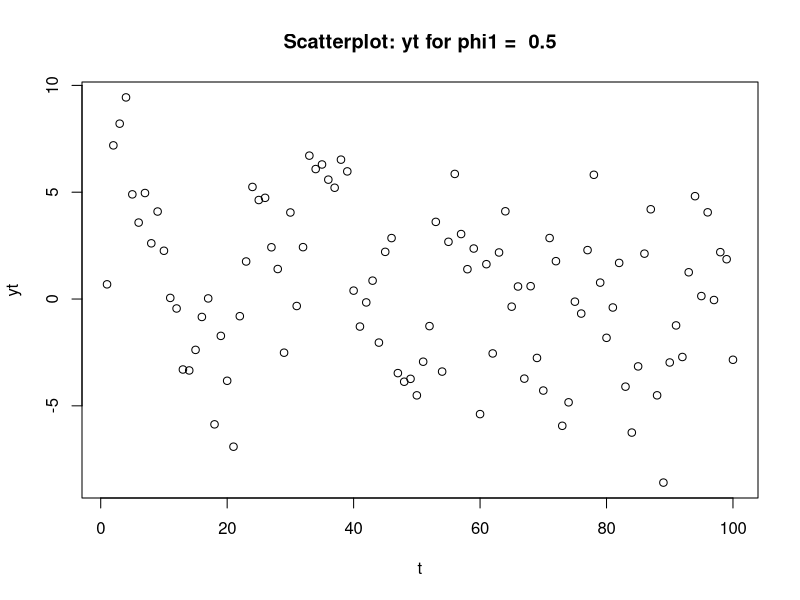
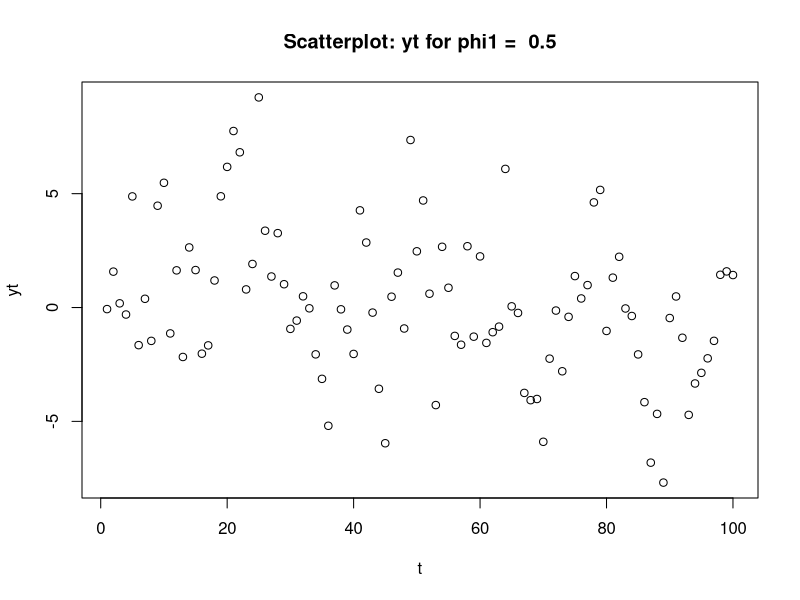
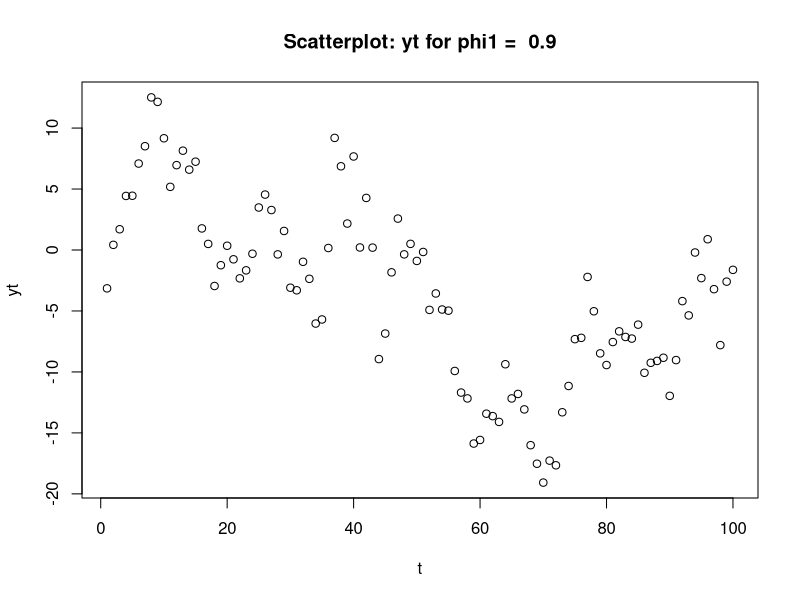
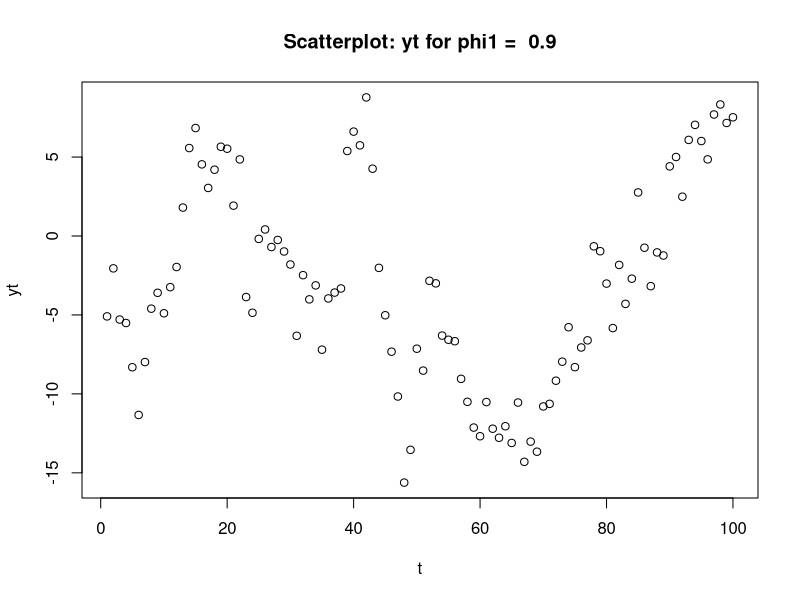
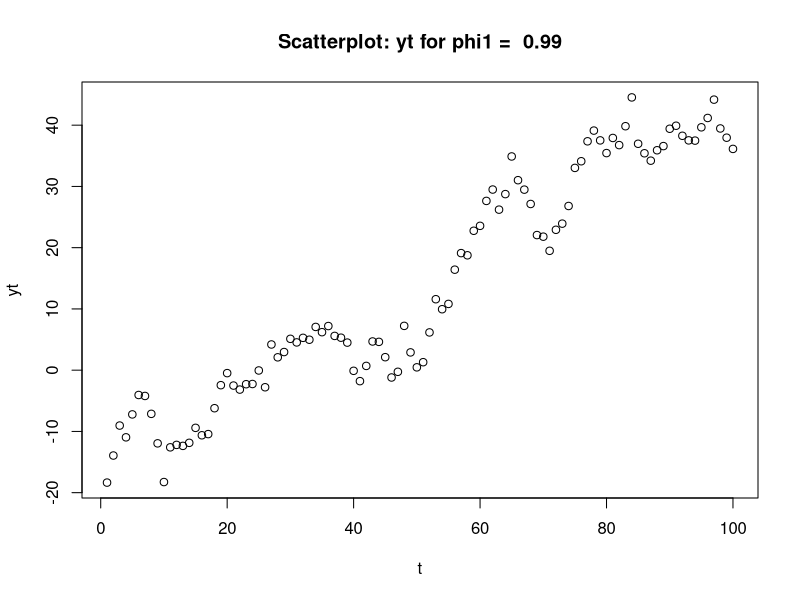
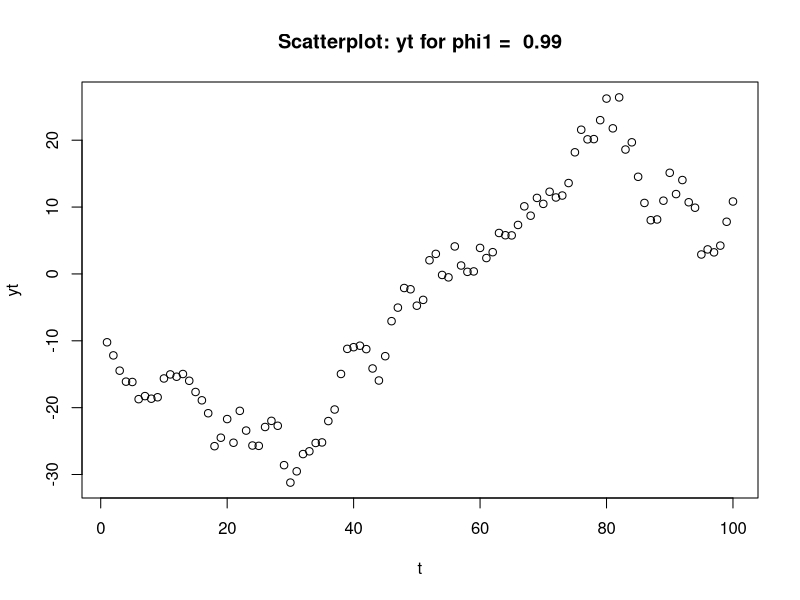
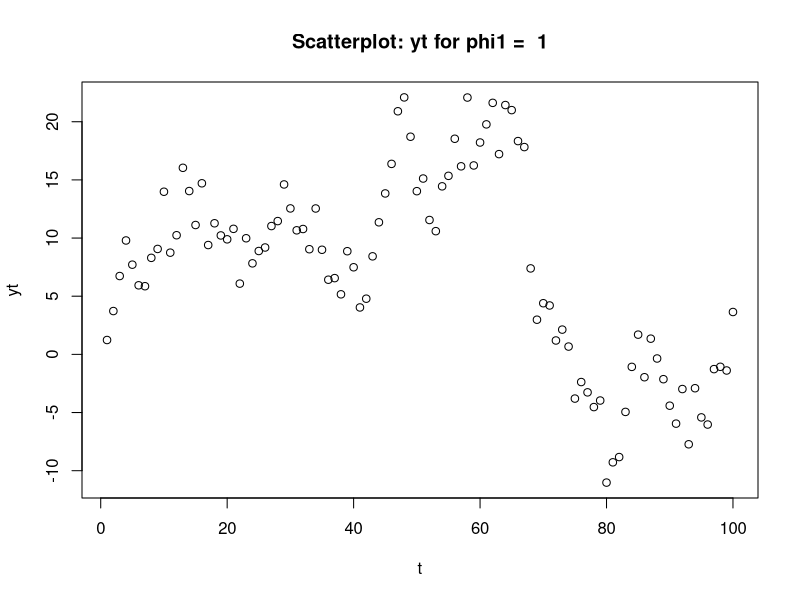
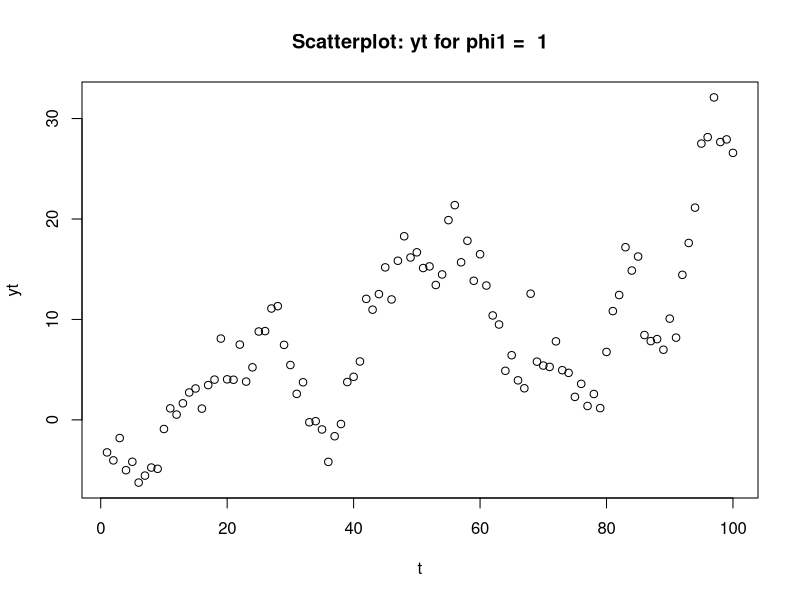

The R script that drew these images, in order: (Note: this script raises an error after producing the figures.)
library(dplyr)

###-----Data Generating Process (DGP)---------------------------------

aplha = 0
beta = 0
phi2 = 0
mean_e = 0
sigma_e =  3

y0 = 0 #only if phi1=1
phi <- c(0.5, 0.9, 0.99, 1) #use phi1=phi for each cases

###---- OLS - ordinary least square estimaion ------------------------

ols <- function(depvar, indvar, res = NULL){
  y <- as.matrix(depvar)
  x <- cbind(1, indvar)
  
  beta <- (solve(t(x) %*% x)) %*% (t(x) %*% y) #compute ols estimates
  
  # st. error of beta_ols
  res_ols  <- data.frame(res = y - x %*% beta) 
  library(dplyr)
  res_ols <- res_ols %>% 
    dplyr::mutate(res_lag1 = lag(res))
  
  sigma_e2_ols <- sum(res_ols$res ^ 2)/(nrow(y) - ncol(x)) # df = n - k
  
  var_cov_ols <- sigma_e2_ols * (solve(t(x) %*% x))
  beta <- data.frame(parameter = c("Intercept", "Slope"), 
                     coefficient = beta, 
                     st.error = c(sqrt(var_cov_ols[1,1]), 
                                  sqrt(var_cov_ols[2,2]))) 
  
  # T-statistic for null hypothesis beta = 0
  beta <- beta %>%
    dplyr::mutate(t_stat = (coefficient/st.error))
  
  # Compile results for output
  
  ifelse(res == FALSE, 
         result <- list(estimates = beta, 
                        sigma_e2_ols = sigma_e2_ols),
         result <- list(estimates = beta, 
                        sigma_e2_ols = sigma_e2_ols, 
                        residuals_ols = res_ols))
  return(result)
}

###---- MLE - maximum likelihood estimation --------------------------

## Define Log-likelihood function

# Arguments: theta - vector of parameters as specied below
#               theta = (phi1_mle, alpha_mle, beta_mle, sigma_e_mle)

#            data - data.frame with dependant and independant vars 
#                 and their first lags (see DGP above)

loglikelihood <- function(theta, data){ 
  
  y <- data$y # vector of regressand/dependant variable
  ylag1 <- data$ylag1[-1] # first lag of y
  x <- cbind(data$i, data$t) # regressors i = column of 1s, t = trend variable
  xlag <- cbind(data$ilag1[-1], data$tlag1[-1]) # first lag of regressors
  
  # parameters
  phi1_mle <- (exp(theta[1]) - 1) / (exp(theta[1]) + 1)
  beta_mle <- theta[2:3]
  sigma_e2_mle <- (exp(theta[4]/2)) ^ 2 #transformed variance of epsilon
  
  # loglikelihood function of y with AR(1) errors and normal iid 
  # innovations epsilon (negative of loglikelihood for maximisation)
  u <- y - x %*% beta_mle
  ulag1 <- ylag1 - xlag %*% beta_mle
  
  - (- T/2*log(2 * pi) - T/2 * log(sigma_e2_mle) + 
       1/2 * log(1 - phi1_mle ^ 2) - 1/(2 * sigma_e2_mle) * (
         (1 - phi1_mle ^ 2) * (u[1]) ^ 2 + sum(
           (u[-1] - phi1_mle * (ulag1)) ^ 2)
       )
  )
}


mle <- function(loglikelihood, data, ols_est){
  
  ## Use OLS for initial conditions
  theta <- c(ols_est$phi1_ols$coefficient, ols_est$beta_ols$coefficient, 
             ols_est$sigma_e2_ols)
  
  ## Optimisation [using ols estimates as initial conditions]
  mle <- optim(par = theta, 
               fn = loglikelihood, data = data, 
               method = "BFGS")
  
  r_theta <- matrix(
    c(2 * exp(mle$par[1])/(exp(mle$par[1]) + 1) ^ 2, rep(0,4), 1, 
    rep(0,4), 1, rep(0,4), exp(mle$par[4])), 4, 4
  )
  
  library(numDeriv)
  hessian <- hessian(func = loglikelihood, x = mle$par, data = data)
  
  # covariance matrix using delta method
  var_mle <- r_theta %*% solve(hessian)  %*% t(r_theta)
  
  #Storing the results and transforming phi1 and sigma_e2 from theta
  
  result = list(beta_mle = data.frame(
    parameter = c("Intercept","Slope"), coefficient = mle$par[2:3], 
    st.error = c(sqrt(var_mle[2,2]),sqrt(var_mle[3,3])), 
    t_stat = c(mle$par[2]/sqrt(var_mle[2,2]), 
               mle$par[3]/sqrt(var_mle[3,3]))), 
    phi1_mle = data.frame(parameter = "Slope", 
                          coefficient = (exp(mle$par[1]) - 1)/
                            (exp(mle$par[1]) + 1), 
                          st.error = sqrt(var_mle[1,1]), 
                          t_stat = mle$par[1]/sqrt(var_mle[1,1])), 
    sigma_e2_mle = (exp(mle$par[4]/2)) ^ 2)
  
  return(result)
  
}

###----SIMULATION-----------------------------------------------------

# R = No. of replications and T = sample size

simulation <- function(R, T){

  phi <- c(0.5, 0.9, 0.99, 1) #use phi1=phi for each cases
  
  # declaring lists for output
  null <- data.frame(phi1 = rep(0,R), st.error = rep(0,R), 
                     t_stat = rep(0,R))
  
  phi1_ols_sim <- list(phi1=null, phi2=null, phi3=null, phi4=null)
  names(phi1_ols_sim) <- paste0("phi_", phi[1:4])
  
  alpha_mle_sim <- list(phi1=null, phi2=null, phi3=null, phi4=null)
  names(alpha_mle_sim) <- paste0("phi_", phi[1:4])
  
  beta_mle_sim <- list(phi1=null, phi2=null, phi3=null, phi4=null)
  names(beta_mle_sim) <- paste0("phi_", phi[1:4])
  
  phi1_mle_sim <- list(phi1=null, phi2=null, phi3=null, phi4=null)
  names(phi1_mle_sim) <- paste0("phi_", phi[1:4])
  
  # Simulation
  
  for (i in 1:4){
    
    phi1 <- phi[i] # defining value of phi1
  
    for (r in 1:R){
      
      ## Replications of data
      data <- data.frame(epsilon = rnorm(T, mean = mean_e, 
                                         sd = sigma_e), 
                         i = rep(1,T), t = 1:T)
      
      y <- NULL
      
      for (t in 1:T) {
        ifelse(t == 1,
               ifelse(abs(phi1) < 1, 
                      y[t] <- rnorm(1, mean = 0, 
                                    sd = sqrt((sigma_e^2)/(1-phi1^2))),
                      y[t] <- c(phi1 * y0 + data$epsilon[t])),
               y[t] <- c(phi1 * y[as.numeric(t - 1)] + data$epsilon[t]))
      }
      
      data <- data.frame(data, y)
      
      # calcuating first lags of dependant and independant variables
      
      data <- data %>% 
        dplyr::mutate(ilag1 = lag(i), tlag1 = lag(t), ylag1 = lag(y))
      
      ## OLS
      ols_est <- ols(data$y, data$t, res = TRUE)
      phi1_ols <- ols(ols_est$residuals_ols$res[-1], 
                      ols_est$residuals_ols$res_lag1[-1], res = FALSE)
      ols_est <- list(beta_ols = ols_est$estimates, 
                      phi1_ols = phi1_ols$estimates[2,], 
                      sigma_e2_ols = ols_est$sigma_e2_ols)
      
      # Saving OLS estimate of phi1 for this replication
      
      phi1_ols_sim[[i]]$phi1[r] <- phi1_ols$estimates$coefficient[2] 
      phi1_ols_sim[[i]]$st.error[r] <- phi1_ols$estimates$st.error[2]
      phi1_ols_sim[[i]]$t_stat[r] <- phi1_ols$estimates$t_stat[2]
      
      
      ## MLE
      mle_est <- mle(loglikelihood = loglikelihood, data = data, 
                     ols_est = ols_est)
      
      # Saving MLE estimate of alpha
      alpha_mle_sim[[i]]$phi1[r] <- mle_est$beta_mle$coefficient[1] 
      alpha_mle_sim[[i]]$st.error[r] <- mle_est$beta_mle$st.error[1]
      alpha_mle_sim[[i]]$t_stat[r] <- mle_est$beta_mle$t_stat[1]
      
      # Saving MLE estimate of beta
      beta_mle_sim[[i]]$phi1[r] <- mle_est$beta_mle$coefficient[2] 
      beta_mle_sim[[i]]$st.error[r] <- mle_est$beta_mle$st.error[2]
      beta_mle_sim[[i]]$t_stat[r] <- mle_est$beta_mle$t_stat[2]
      
      # Saving MLE estimate of phi
      phi1_mle_sim[[i]]$phi1[r] <- mle_est$phi1_mle$coefficient[1] 
      phi1_mle_sim[[i]]$st.error[r] <- mle_est$phi1_mle$st.error[1]
      phi1_mle_sim[[i]]$t_stat[r] <- mle_est$phi1_mle$t_stat[1]
      
    }
  }
  
  return(list(phi1_ols_sim = phi1_ols_sim, 
              alpha_mle_sim = alpha_mle_sim, 
              beta_mle_sim = beta_mle_sim, 
              phi1_mle_sim = phi1_mle_sim))
}

###---- Sample  200: tables & graphs ---------------------------
# 3.2.1

T = 100

phi1_ols_3.2 <- data.frame(Phi_1 = rep(0,4), coefficient = rep(0,4), 
                           st.dev = rep(0,4), t_stat = rep(0,4))
phi1_mle_3.2 <- data.frame(Phi_1 = rep(0,4), coefficient = rep(0,4), 
                           st.dev = rep(0,4), t_stat = rep(0,4))
alpha_mle_3.2 <- data.frame(Phi_1 = rep(0,4), coefficient = rep(0,4), 
                           st.dev = rep(0,4), t_stat = rep(0,4))
beta_mle_3.2 <- data.frame(Phi_1 = rep(0,4), coefficient = rep(0,4), 
                           st.dev = rep(0,4), t_stat = rep(0,4))

for (i in 1:4){
  
  phi1 <- phi[i] # defining value of phi1
  
  for (r in 1:2){
    
    ## Replications of data
    data <- data.frame(epsilon = rnorm(T, mean = mean_e, 
                                       sd = sigma_e), 
                       i = rep(1,T), t = 1:T)
    
    y <- NULL
    
    for (t in 1:T) {
      ifelse(t == 1,
             ifelse(abs(phi1) < 1, 
                    y[t] <- rnorm(1, mean = 0, 
                                  sd = sqrt((sigma_e^2)/(1-phi1^2))),
                    y[t] <- c(phi1 * y0 + data$epsilon[t])),
             y[t] <- c(phi1 * y[as.numeric(t - 1)] + data$epsilon[t]))
    }
    
    data <- data.frame(data, y)
    
    # calcuating first lags of dependant and independant variables
    
    data <- data %>% 
      dplyr::mutate(ilag1 = lag(i), tlag1 = lag(t), ylag1 = lag(y))
    
    mypath <- file.path(paste("yt_r_", r, "_phi1_", phi[i],".jpeg", sep = ""))
    jpeg(file = mypath)
    plot(data$t, data$y, xlab = "t", ylab = "yt",
         main = paste("Scatterplot: yt for phi1 = ", phi[i]))
    dev.off()
    
    # 3.2.2
    
    # OLS estimation using or function
    ols_est <- ols(depvar = data$y, indvar = data$t, res = TRUE)
    phi1_ols <- ols(depvar = ols_est$residuals_ols$res[-1], 
                    indvar = ols_est$residuals_ols$res_lag1[-1], 
                    res = FALSE)
    ols_est <- list(beta_ols = ols_est$estimates, 
                    phi1_ols = phi1_ols$estimates[2,], 
                    sigma_e2_ols = ols_est$sigma_e2_ols)
    
    # MLE estimation using our function
    mle_est <- mle(loglikelihood = loglikelihood, data = data, 
                   ols_est = ols_est)
  }
  
  # Saving the results for second replication
  phi1_ols_3.2[i,] <- c(paste("Phi1 = ", phi[i]),
                        round(phi1_ols$estimates$coefficient[2], 4), 
                        round(phi1_ols$estimates$st.error[2], 4), 
                        round(phi1_ols$estimates$t_stat[2], 4))
  phi1_mle_3.2[i,] <- c(paste("Phi1 = ", phi[i]),
                        round(mle_est$phi1_mle$coefficient[1], 4), 
                        round(mle_est$phi1_mle$st.error[1], 4), 
                        round(mle_est$phi1_mle$t_stat[1], 4))
  alpha_mle_3.2[i,] <- c(paste("Phi1 = ", phi[i]),
                         round(mle_est$beta_mle$coefficient[1], 4), 
                         round(mle_est$beta_mle$st.error[1], 4), 
                         round(mle_est$beta_mle$t_stat[1], 4))
  beta_mle_3.2[i,] <- c(paste("Phi1 = ", phi[i]),
                        round(mle_est$beta_mle$coefficient[2], 4), 
                        round(mle_est$beta_mle$st.error[2], 4), 
                        round(mle_est$beta_mle$t_stat[2], 4))
  
}

# 3.2.3

#sim_results_T_200 <- simulation(R = 500, T = 200)
#Results have been saved use load("simulation_results.RData") to load

# Tables

# SUMMARY STATISTICS PHI 1 OLS ESTIMATE
summary_phi1_ols <- data.frame(Phi_1 = rep(0,4), 
                               Mean = rep(0,4), 
                               St.dev = rep(0,4), 
                               Mean_Bias = rep(0,4),
                               RMSE = rep(0.4),
                               Quantile_5 = rep(0,4), 
                               Median = rep(0,4), 
                               Quantile_95 = rep(0,4))

for (i in 1:4){

  summary_phi1_ols[i,] <- c(paste("Phi1 = ", phi[i]), 
                            round(mean(sim_results_T_200$
                                         phi1_ols_sim[[i]]$phi1), 4), 
                            round(sd(sim_results_T_200$
                                       phi1_ols_sim[[i]]$phi1), 4),
                            round(mean(sim_results_T_200$
                                         phi1_ols_sim[[i]]$phi1 - 
                                         phi[i]), 4),
                            round(sqrt(mean((sim_results_T_200$
                                               phi1_ols_sim[[i]]$phi1 - 
                                               phi[i]) ^ 2)), 4),
                            round(quantile(sim_results_T_200$
                                             phi1_ols_sim[[i]]$phi1, 
                                           0.05), 4),
                            round(median(sim_results_T_200$
                                           phi1_ols_sim[[i]]$phi1), 4),
                            round(quantile(sim_results_T_200$
                                             phi1_ols_sim[[i]]$phi1, 
                                           0.95), 4))
}

# SUMMARY STATISTICS PHI 1 MLE ESTIMATE

summary_phi1_mle <- data.frame(Phi_1 = rep(0,4), Mean = rep(0,4), 
                               St.dev = rep(0,4), 
                               Mean_Bias = rep(0,4),
                               RMSE = rep(0.4),
                               Quantile_5 = rep(0,4), 
                               Median = rep(0,4), 
                               Quantile_95 = rep(0,4))

for (i in 1:4){
  
  summary_phi1_mle[i,] <- c(paste("Phi1 = ", phi[i]), 
                            round(mean(sim_results_T_200$
                                         phi1_mle_sim[[i]]$phi1), 4), 
                            round(sd(sim_results_T_200$
                                       phi1_mle_sim[[i]]$phi1), 4),
                            round(mean(sim_results_T_200$
                                         phi1_mle_sim[[i]]$phi1 - 
                                         phi[i]), 4),
                            round(sqrt(mean((sim_results_T_200$
                                               phi1_mle_sim[[i]]$phi1 - 
                                               phi[i]) ^ 2)), 4),
                            round(quantile(sim_results_T_200$
                                             phi1_mle_sim[[i]]$phi1, 
                                           0.05), 4),
                            round(median(sim_results_T_200$
                                           phi1_mle_sim[[i]]$phi1), 4),
                            round(quantile(sim_results_T_200$
                                             phi1_mle_sim[[i]]$phi1, 
                                           0.95), 4))
}

# SUMMARY STATISTICS ALPHA MLE ESTIMATE
summary_alpha_mle <- data.frame(Phi_1 = rep(0,4), Mean = rep(0,4), 
                                St.dev = rep(0,4), 
                                Mean_Bias = rep(0,4),
                                RMSE = rep(0.4),
                                Quantile_5 = rep(0,4), 
                                Median = rep(0,4), 
                                Quantile_95 = rep(0,4))

for (i in 1:4){
  
  summary_alpha_mle[i,] <- c(paste("Phi1 = ", phi[i]), 
                            round(mean(sim_results_T_200$
                                         alpha_mle_sim[[i]]$phi1), 4), 
                            round(sd(sim_results_T_200$
                                       alpha_mle_sim[[i]]$phi1), 4),
                            round(mean(sim_results_T_200$
                                         alpha_mle_sim[[i]]$phi1 - 
                                         phi[i]), 4),
                            round(sqrt(mean((sim_results_T_200$
                                               alpha_mle_sim[[i]]$phi1 - 
                                               phi[i]) ^ 2)), 4),
                            round(quantile(sim_results_T_200$
                                             alpha_mle_sim[[i]]$phi1, 
                                           0.05), 4),
                            round(median(sim_results_T_200$
                                           alpha_mle_sim[[i]]$phi1), 4),
                            round(quantile(sim_results_T_200$
                                             alpha_mle_sim[[i]]$phi1, 
                                           0.95), 4))
}

# SUMMARY STATISTICS BETA MLE ESTIMATE
summary_beta_mle <- data.frame(Phi_1 = rep(0,4), Mean = rep(0,4), 
                               St.dev = rep(0,4), 
                               Mean_Bias = rep(0,4),
                               RMSE = rep(0.4),
                               Quantile_5 = rep(0,4), 
                               Median = rep(0,4), 
                               Quantile_95 = rep(0,4))

for (i in 1:4){
  
  summary_beta_mle[i,] <- c(paste("Phi1 = ", phi[i]), 
                             round(mean(sim_results_T_200$
                                          beta_mle_sim[[i]]$phi1), 4), 
                             round(sd(sim_results_T_200$
                                        beta_mle_sim[[i]]$phi1), 4),
                            round(mean(sim_results_T_200$
                                         beta_mle_sim[[i]]$phi1 - 
                                         phi[i]), 4),
                            round(sqrt(mean((sim_results_T_200$
                                               beta_mle_sim[[i]]$phi1 - 
                                               phi[i]) ^ 2)), 4),
                            round(quantile(sim_results_T_200$
                                             beta_mle_sim[[i]]$phi1, 
                                           0.05), 4),
                            round(median(sim_results_T_200$
                                           beta_mle_sim[[i]]$phi1), 4),
                            round(quantile(sim_results_T_200$
                                             beta_mle_sim[[i]]$phi1, 
                                           0.95), 4))
}


###---- Graphs ---------------------------

## Generating and saving the plots for T = 200

plot(density(sim_results_T_200$alpha_mle_sim$phi_0.5$phi1), 
     type='l',
     col='red', 
     main="ML estimate of alpha")

#add phi values to graph names or combine graphs
# add xlab="X label", ylab="Y label" for labels

jpeg('alpha_mle_for_phi0.5.jpg')
plot(density(sim_results_T_200$alpha_mle_sim$phi_0.5$phi1))
jpeg('beta_mle_for_phi0.5.jpg')
plot(density(sim_results_T_200$beta_mle_sim$phi_0.5$phi1))
jpeg('phi1_mle_for_phi0.5.jpg')
plot(density(sim_results_T_200$phi1_mle_sim$phi_0.5$phi1))
jpeg('phi1_ols_for_phi0.5.jpg')
plot(density(sim_results_T_200$phi1_ols_sim$phi_0.5$phi1))

jpeg('alpha_mle_for_phi0.9.jpg')
plot(density(sim_results_T_200$alpha_mle_sim$phi_0.9$phi1))
jpeg('beta_mle_for_phi0.9.jpg')
plot(density(sim_results_T_200$beta_mle_sim$phi_0.9$phi1))
jpeg('phi1_mle_for_phi0.9.jpg')
plot(density(sim_results_T_200$phi1_mle_sim$phi_0.9$phi1))
jpeg('phi1_ols_for_phi0.9.jpg')
plot(density(sim_results_T_200$phi1_ols_sim$phi_0.9$phi1))

jpeg('alpha_mle_for_phi0.99.jpg')
plot(density(sim_results_T_200$alpha_mle_sim$phi_0.99$phi1))
jpeg('beta_mle_for_phi0.99.jpg')
plot(density(sim_results_T_200$beta_mle_sim$phi_0.99$phi1))
jpeg('phi1_mle_for_phi0.99.jpg')
plot(density(sim_results_T_200$phi1_mle_sim$phi_0.99$phi1))
jpeg('phi1_ols_for_phi0.99.jpg')
plot(density(sim_results_T_200$phi1_ols_sim$phi_0.99$phi1))

jpeg('alpha_mle_for_phi1.jpg')
plot(density(sim_results_T_200$alpha_mle_sim$phi_1$phi1))
jpeg('beta_mle_for_phi1.jpg')
plot(density(sim_results_T_200$beta_mle_sim$phi_1$phi1))
jpeg('phi1_mle_for_phi1.jpg')
plot(density(sim_results_T_200$phi1_mle_sim$phi_1$phi1))
jpeg('phi1_ols_for_phi1.jpg')
plot(density(sim_results_T_200$phi1_ols_sim$phi_1$phi1))

# QQ PLOTS
# for phi1 = 0.5
jpeg('qqplot_phi1_ols_for_phi0.5.jpg')
qqnorm(sim_results_T_200$phi1_ols_sim$phi_0.5$phi1)
qqline(sim_results_T_200$phi1_ols_sim$phi_0.5$phi1)

jpeg('qqplot_phi1_mle_for_phi0.5.jpg')
qqnorm(sim_results_T_200$phi1_mle_sim$phi_0.5$phi1)
qqline(sim_results_T_200$phi1_mle_sim$phi_0.5$phi1)

jpeg('qqplot_alpha_mle_for_phi0.5.jpg')
qqnorm(sim_results_T_200$alpha_mle_sim$phi_0.5$phi1)
qqline(sim_results_T_200$alpha_mle_sim$phi_0.5$phi1)

jpeg('qqplot_beta_mle_for_phi0.5.jpg')
qqnorm(sim_results_T_200$beta_mle_sim$phi_0.5$phi1)
qqline(sim_results_T_200$beta_mle_sim$phi_0.5$phi1)

# for phi1 = 0.9
jpeg('qqplot_phi1_ols_for_phi0.9.jpg')
qqnorm(sim_results_T_200$phi1_ols_sim$phi_0.9$phi1)
qqline(sim_results_T_200$phi1_ols_sim$phi_0.9$phi1)

jpeg('qqplot_phi1_mle_for_phi0.9.jpg')
qqnorm(sim_results_T_200$phi1_mle_sim$phi_0.9$phi1)
qqline(sim_results_T_200$phi1_mle_sim$phi_0.9$phi1)

jpeg('qqplot_alpha_mle_for_phi0.9.jpg')
qqnorm(sim_results_T_200$alpha_mle_sim$phi_0.9$phi1)
qqline(sim_results_T_200$alpha_mle_sim$phi_0.9$phi1)

jpeg('qqplot_beta_mle_for_phi0.9.jpg')
qqnorm(sim_results_T_200$beta_mle_sim$phi_0.9$phi1)
qqline(sim_results_T_200$beta_mle_sim$phi_0.9$phi1)

# for phi1 = 0.99
jpeg('qqplot_phi1_ols_for_phi0.99.jpg')
qqnorm(sim_results_T_200$phi1_ols_sim$phi_0.99$phi1)
qqline(sim_results_T_200$phi1_ols_sim$phi_0.99$phi1)

jpeg('qqplot_phi1_mle_for_phi0.99.jpg')
qqnorm(sim_results_T_200$phi1_mle_sim$phi_0.99$phi1)
qqline(sim_results_T_200$phi1_mle_sim$phi_0.99$phi1)

jpeg('qqplot_alpha_mle_for_phi0.99.jpg')
qqnorm(sim_results_T_200$alpha_mle_sim$phi_0.99$phi1)
qqline(sim_results_T_200$alpha_mle_sim$phi_0.99$phi1)

jpeg('qqplot_beta_mle_for_phi0.99.jpg')
qqnorm(sim_results_T_200$beta_mle_sim$phi_0.99$phi1)
qqline(sim_results_T_200$beta_mle_sim$phi_0.99$phi1)

# for phi1 = 1
jpeg('qqplot_phi1_ols_for_phi1.jpg')
qqnorm(sim_results_T_200$phi1_ols_sim$phi_1$phi1)
qqline(sim_results_T_200$phi1_ols_sim$phi_1$phi1)

jpeg('qqplot_phi1_mle_for_phi1.jpg')
qqnorm(sim_results_T_200$phi1_mle_sim$phi_1$phi1)
qqline(sim_results_T_200$phi1_mle_sim$phi_1$phi1)

jpeg('qqplot_alpha_mle_for_phi1.jpg')
qqnorm(sim_results_T_200$alpha_mle_sim$phi_1$phi1)
qqline(sim_results_T_200$alpha_mle_sim$phi_1$phi1)

jpeg('qqplot_beta_mle_for_phi1.jpg')
qqnorm(sim_results_T_200$beta_mle_sim$phi_1$phi1)
qqline(sim_results_T_200$beta_mle_sim$phi_1$phi1)

dev.off()

###----Simulating other sample sizes----------------------------------

#sim_results_T_10 <- simulation(R = 500, T = 10)
#sim_results_T_80 <- simulation(R = 500, T = 80)
#sim_results_T_320 <- simulation(R = 500, T = 320)

##Saving results of simulations with all sample size

#save(sim_results_T_10, sim_results_T_80, sim_results_T_200, 
#     sim_results_T_320, file="simulation_results.RData")

#load("simulation_results.RData")